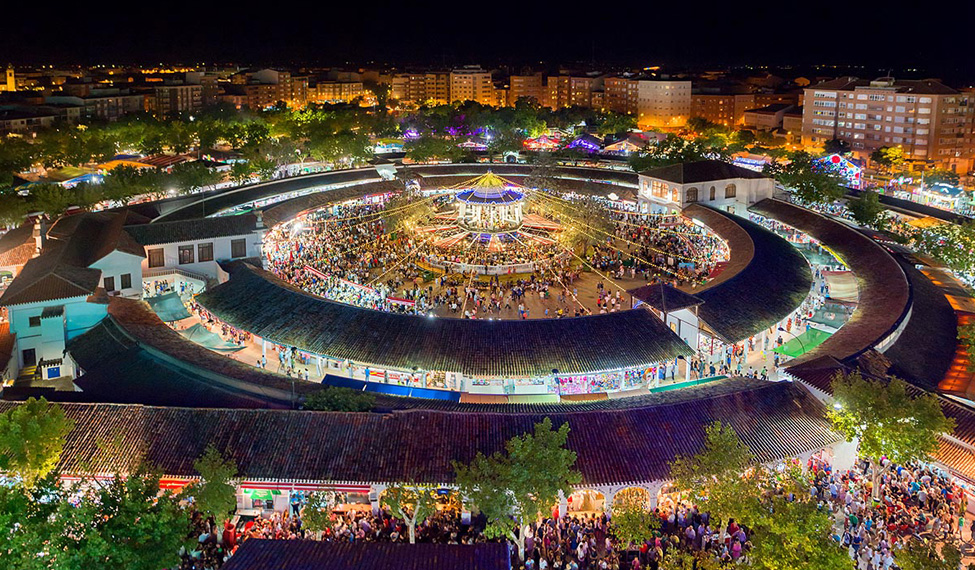
#> input picture 07_ManipulateImages/Resources/FeriaAlbacete_2022.jpg, 975 x 570 px, found by its file name
$ python ImageOptimizer.py
#> lines starting #> are read from the running program, lines starting #| are printed output that depends on the picture
# Image Optimizing
# pip install Pillow
from PIL import Image,ImageFilter,ImageEnhance,ImageOps

from pathlib import Path

p = Path(__file__).with_name('FeriaAlbacete_2022.jpg')


# Croping
im = Image.open(p)
#> im is the input picture: PIL image 975x570 RGB; mean R, G, B 84.3, 71.6, 60.1
im = im.crop((34, 23, 100, 100))
#> im: PIL image 66x77 RGB
im.save(Path(__file__).with_name("Image1.jpg"))

# Resizing
im = Image.open(p)
im = im.resize((50, 50))
#> im: PIL image 50x50 RGB
im.save(Path(__file__).with_name("Image2.jpg"))

# Flipping
im = Image.open(p)
im = im.transpose(Image.FLIP_LEFT_RIGHT)
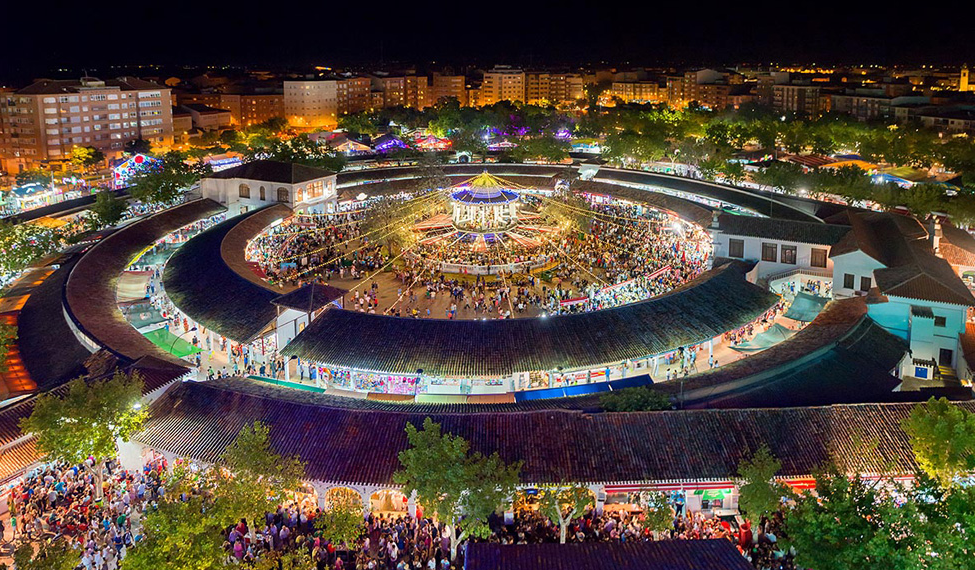
#> im: PIL image 975x570 RGB; mean R, G, B 84.3, 71.6, 60.1
im.save(Path(__file__).with_name("Image3.jpg"))

# Rotating
im = Image.open(p)
im = im.rotate(180)
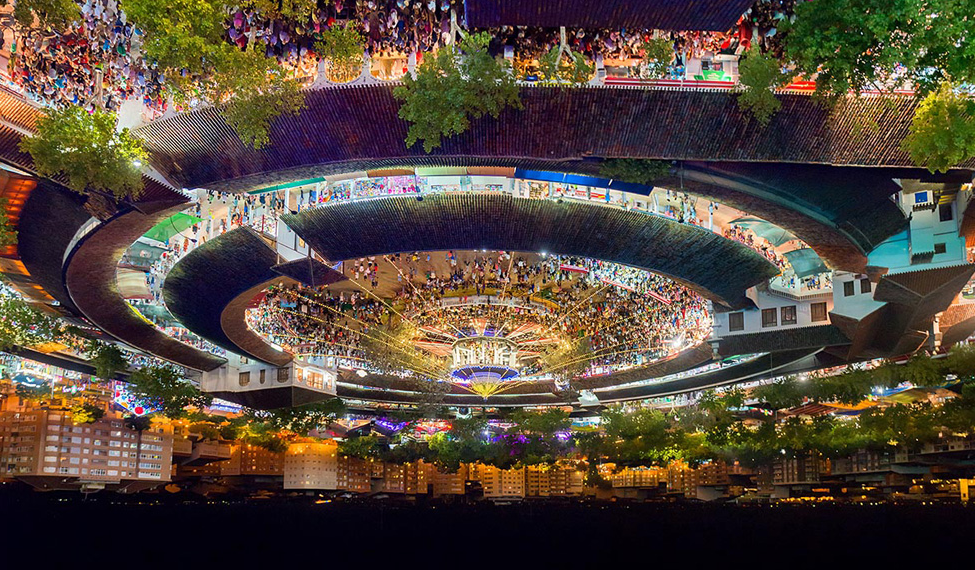
#> im: PIL image 975x570 RGB; mean R, G, B 84.3, 71.6, 60.1
im.save(Path(__file__).with_name("Image4.jpg"))

# Compressing
im = Image.open(p)
im.save(Path(__file__).with_name("FeriaAlbacete_2022_compress.jpg"), optimize=True, quality=90)


# Blurring
im = Image.open(p)
im = im.filter(ImageFilter.BLUR)
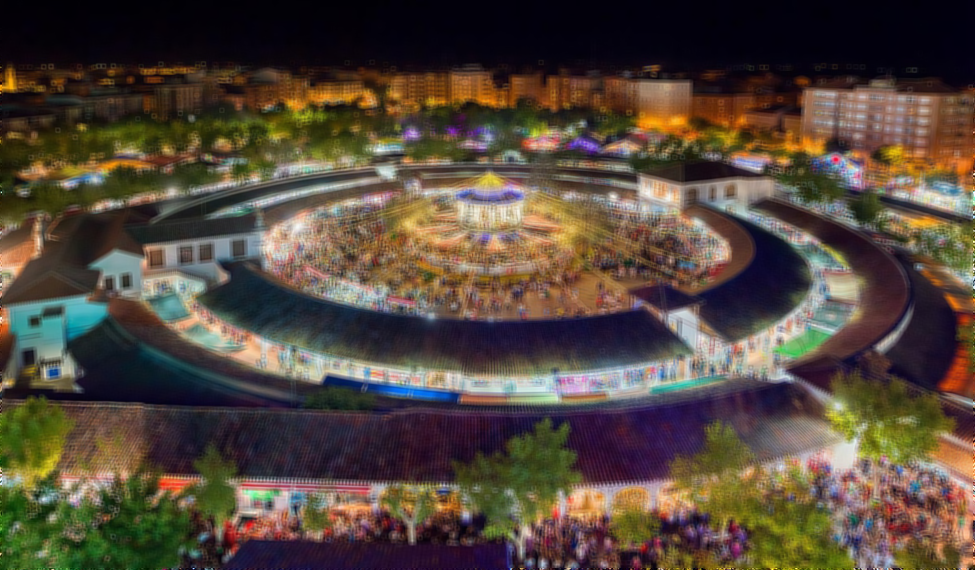
#> im: PIL image 975x570 RGB; mean R, G, B 84.3, 71.7, 60.2
im.save(Path(__file__).with_name("Image5.jpg"))

# Sharpening
im = Image.open(p)
im = im.filter(ImageFilter.SHARPEN)
im.save(Path(__file__).with_name("Image6.jpg"))

# Set Brightness
im = Image.open(p)
im = ImageEnhance.Brightness(im)
im = im.enhance(1.5)
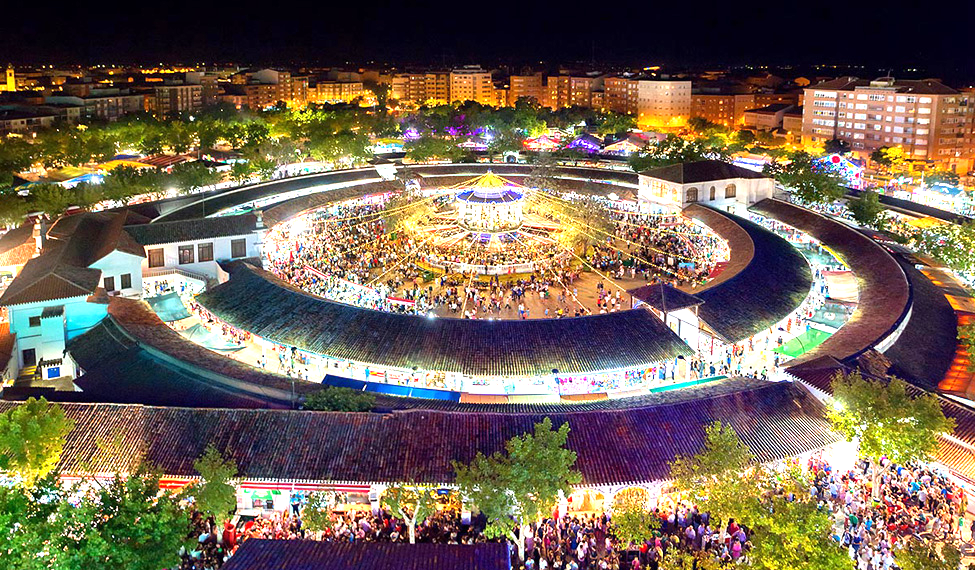
#> im: PIL image 975x570 RGB; mean R, G, B 117.4, 102.4, 86.4
im.save(Path(__file__).with_name("Image7.jpg"))

# Set Contrast
im = Image.open(p)
im = ImageEnhance.Contrast(im)
im = im.enhance(1.5)
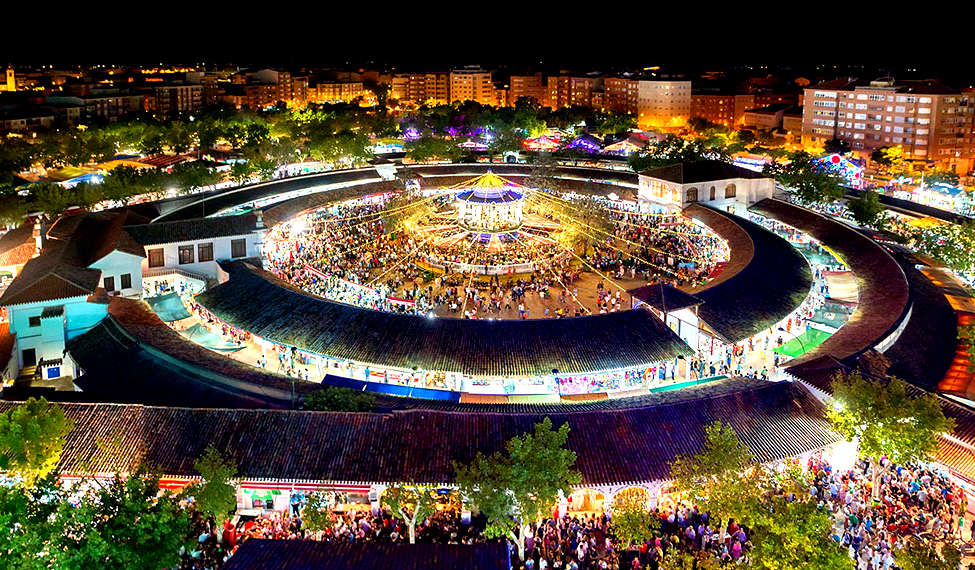
#> im: PIL image 975x570 RGB; mean R, G, B 90, 75.3, 57.5
im.save(Path(__file__).with_name("Image8.jpg"))


# Adding Filters
im = Image.open(p)
im = ImageOps.grayscale(im)
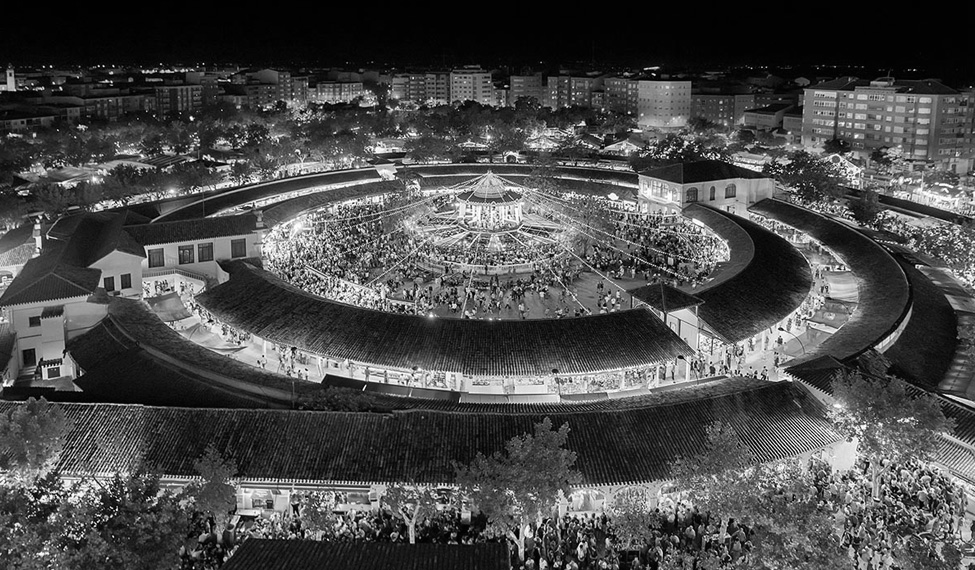
#> im: PIL image 975x570 L; min 0, max 255, mean 74.1
im = ImageOps.invert(im)
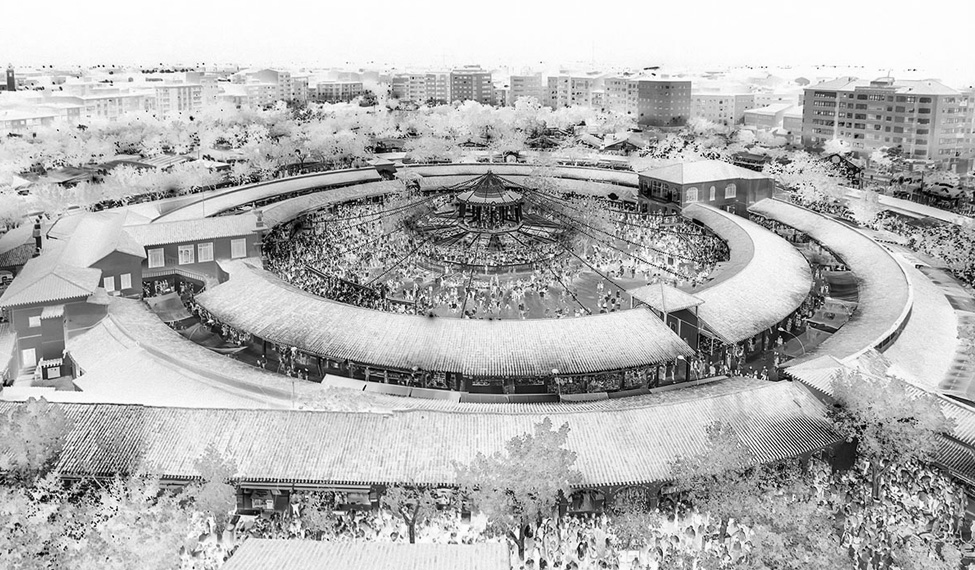
#> im: PIL image 975x570 L; min 0, max 255, mean 180.9
im = ImageOps.posterize(im, 4)
im.save(Path(__file__).with_name("Image9.jpg"))
